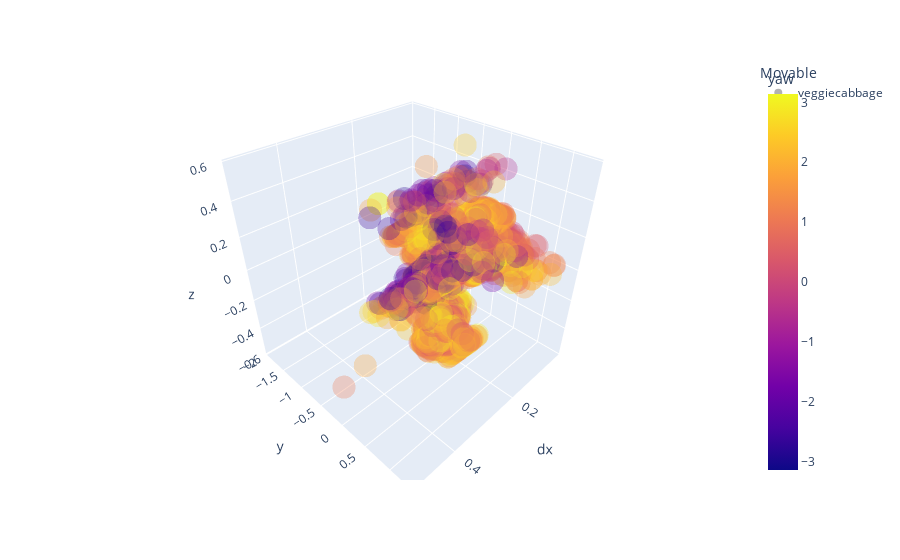

Notebook code for this chart:
### Code cell
plot_samples(df, cat='veggiecabbage')

### Figure 1 — Plotly figure (JSON) as saved in the notebook; plotly's stock layout.template omitted (floating-point values rounded to 4 significant figures; data arrays with more than 128 entries replaced by an {"elided": "..."} marker saying what was removed)
{"data": [{"customdata": {"elided": "5340x2 str values"}, "hovertemplate": "Movable=veggiecabbage<br>dx=%{x}<br>y=%{y}<br>z=%{z}<br>run_name=%{customdata[0]}<br>Action=%{customdata[1]}<br>yaw=%{marker.color}<extra></extra>", "legendgroup": "veggiecabbage", "marker": {"color": {"elided": "5340 float values"}, "coloraxis": "coloraxis", "opacity": 0.3, "symbol": "circle"}, "mode": "markers", "name": "veggiecabbage", "scene": "scene", "showlegend": true, "type": "scatter3d", "x": {"elided": "5340 float values"}, "y": {"elided": "5340 float values"}, "z": {"elided": "5340 float values"}}], "layout": {"coloraxis": {"colorbar": {"title": {"text": "yaw"}}, "colorscale": [[0, "#0d0887"], [0.1111, "#46039f"], [0.2222, "#7201a8"], [0.3333, "#9c179e"], [0.4444, "#bd3786"], [0.5556, "#d8576b"], [0.6667, "#ed7953"], [0.7778, "#fb9f3a"], [0.8889, "#fdca26"], [1, "#f0f921"]]}, "legend": {"title": {"text": "Movable"}, "tracegroupgap": 0}, "margin": {"t": 60}, "scene": {"domain": {"x": [0, 1], "y": [0, 1]}, "xaxis": {"title": {"text": "dx"}}, "yaxis": {"title": {"text": "y"}}, "zaxis": {"title": {"text": "z"}}}}}
